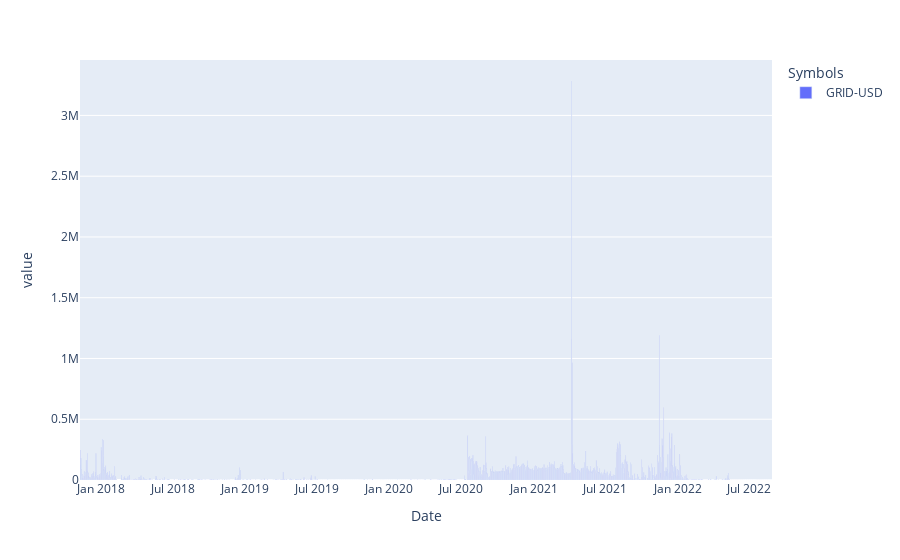
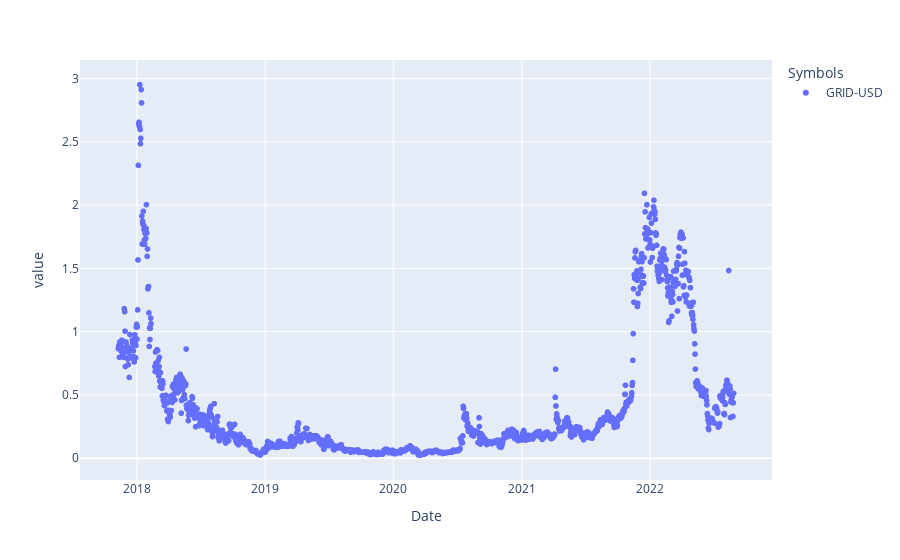

The cell these charts' notebook holds for them, in order:
### Code cell
fig = px.bar(df.Volume)
fig2 = px.scatter(df.Close)
fig.show()
fig2.show()

### Figure 1 — Plotly figure (JSON) as saved in the notebook; plotly's stock layout.template omitted (floating-point values rounded to 4 significant figures; data arrays with more than 128 entries replaced by an {"elided": "..."} marker saying what was removed)
{"data": [{"alignmentgroup": "True", "hovertemplate": "Symbols=GRID-USD<br>Date=%{x}<br>value=%{y}<extra></extra>", "legendgroup": "GRID-USD", "marker": {"color": "#636efa", "pattern": {"shape": ""}}, "name": "GRID-USD", "offsetgroup": "GRID-USD", "orientation": "v", "showlegend": true, "textposition": "auto", "type": "bar", "x": {"elided": "1739 str values"}, "xaxis": "x", "y": {"elided": "1739 int values"}, "yaxis": "y"}], "layout": {"barmode": "relative", "legend": {"title": {"text": "Symbols"}, "tracegroupgap": 0}, "margin": {"t": 60}, "xaxis": {"anchor": "y", "domain": [0, 1], "title": {"text": "Date"}}, "yaxis": {"anchor": "x", "domain": [0, 1], "title": {"text": "value"}}}}

### Figure 2 — Plotly figure (JSON) as saved in the notebook; plotly's stock layout.template omitted (floating-point values rounded to 4 significant figures; data arrays with more than 128 entries replaced by an {"elided": "..."} marker saying what was removed)
{"data": [{"hovertemplate": "Symbols=GRID-USD<br>Date=%{x}<br>value=%{y}<extra></extra>", "legendgroup": "GRID-USD", "marker": {"color": "#636efa", "symbol": "circle"}, "mode": "markers", "name": "GRID-USD", "showlegend": true, "type": "scattergl", "x": {"elided": "1739 str values"}, "xaxis": "x", "y": {"elided": "1739 float values"}, "yaxis": "y"}], "layout": {"legend": {"title": {"text": "Symbols"}, "tracegroupgap": 0}, "margin": {"t": 60}, "xaxis": {"anchor": "y", "domain": [0, 1], "title": {"text": "Date"}}, "yaxis": {"anchor": "x", "domain": [0, 1], "title": {"text": "value"}}}}
